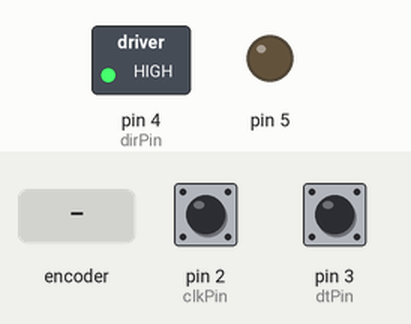
Bench run of a sketch on a simulated Arduino Uno, built with avr-gcc and run on an emulated ATmega328P. Parts: switched loads named in the sketch (green lamp = pin HIGH), output pins drawn as LEDs (lit = HIGH). The inputs (shaded band) are chosen by the test bench; at power-on: pin 2 (clkPin) HIGH, pin 3 (dtPin) HIGH. What the sketch prints to the serial monitor is not drawn.

Above: at 1.2 s.
1.3 s: rotary encoder on pin 2 (clkPin) / pin 3 (dtPin) turned 1 step (first pin leading)
Timing chart, 0 to 4.3 s (numbered marks = the images above; inputs shaded):
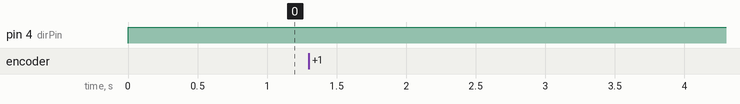

Measured:
- after the input at 1.3 s, every drawn part: stays the same

The sketch:

MD10C_R3_Code.ino
```cpp
/**
 * CONFIG 2: 1-DOF Haptic Virtual Wall - Cytron MD10C R3 Stable Edition
 * High-Frequency 20kHz Actuation using Standard Framework Core API
 * Target Pins: PWM = Pin 5 (PwmOut API), DIR = Pin 4 (digitalWrite)
 */

#include "pwm.h"

const int COUNTS_PER_REV = 1600;

const int clkPin = 2;
const int dtPin = 3;
const int dirPin = 4;

volatile long encoderPos = 0;
volatile int lastEncoded = 0;

unsigned long lastTimeMicros = 0;
long lastRawPosition = 0;
const unsigned long SAMPLE_INTERVAL_MICROS = 1000;
int telemetryCounter = 0;

// 2nd-Order Butterworth Filter
const float b0 = 0.067455, b1 = 0.134911, b2 = 0.067455;
const float a1 = -1.142981, a2 = 0.412802;
float x_hist[2] = {0.0, 0.0}, y_hist[2] = {0.0, 0.0};

// Haptic Setup
const long WALL_POSITION_COUNTS = 400;
const float K_STIFFNESS = 5.0f; // Lowered to protect hardware from shocks
const float B_DAMPING = 0.25f;
const int MAX_PWM_OUTPUT = 255;
const bool INVERT_MOTOR_DIRECTION = true;

PwmOut pwm_pin5(5);

void setup() {
  pinMode(dirPin, OUTPUT);
  digitalWrite(dirPin, LOW);

  pinMode(clkPin, INPUT_PULLUP);
  pinMode(dtPin, INPUT_PULLUP);

  // Initialize Renesas GPT to 20,000 Hz
  pwm_pin5.begin(20000.0f, 0.0f);
  pwm_pin5.pulse_perc(0.0f);

  int MSB = digitalRead(clkPin);
  int LSB = digitalRead(dtPin);
  lastEncoded = (MSB << 1) | LSB;

  attachInterrupt(digitalPinToInterrupt(clkPin), updateEncoderStandard, CHANGE);
  attachInterrupt(digitalPinToInterrupt(dtPin), updateEncoderStandard, CHANGE);

  Serial.begin(115200);
  lastTimeMicros = micros();
}

void loop() {
  unsigned long currentTimeMicros = micros();
  if (currentTimeMicros - lastTimeMicros >= SAMPLE_INTERVAL_MICROS) {
    long currentRawPos;
    noInterrupts();
    currentRawPos = encoderPos;
    interrupts();

    float dt = 0.001f;
    long deltaCounts = currentRawPos - lastRawPosition;
    float rawVelocityCounts = (float)deltaCounts / dt;

    float filteredVelocityCounts = (b0 * rawVelocityCounts) + (b1 * x_hist[0]) + (b2 * x_hist[1])
                                 - (a1 * y_hist[0]) - (a2 * y_hist[1]);
    x_hist[1] = x_hist[0]; x_hist[0] = rawVelocityCounts;
    y_hist[1] = y_hist[0]; y_hist[0] = filteredVelocityCounts;

    float wallForce = 0.0f;
    if (currentRawPos > WALL_POSITION_COUNTS) {
      long penetrationDepthCounts = currentRawPos - WALL_POSITION_COUNTS;
      float springForce = K_STIFFNESS * (float)penetrationDepthCounts;
      float dampingForce = B_DAMPING * filteredVelocityCounts;
      wallForce = -(springForce + dampingForce);
      if (wallForce > 0.0f) wallForce = 0.0f;
    }

    actuateCytronStable(wallForce);

    telemetryCounter++;
    if (telemetryCounter >= 25) {
      int activePwm = abs((int)wallForce);
      if (activePwm > MAX_PWM_OUTPUT) activePwm = MAX_PWM_OUTPUT;
      Serial.print("CountPos:");   Serial.print(currentRawPos);
      Serial.print(",ForceCmd:");  Serial.print(wallForce, 1);
      Serial.print(",PWM_Out:");   Serial.println(activePwm);
      telemetryCounter = 0;
    }
    lastRawPosition = currentRawPos;
    lastTimeMicros = currentTimeMicros;
  }
}

void actuateCytronStable(float forceCommand) {
  int pwmValue = abs((int)forceCommand);
  if (pwmValue > MAX_PWM_OUTPUT) pwmValue = MAX_PWM_OUTPUT;

  float dutyPercentage = (float)pwmValue * (100.0f / 255.0f);
  bool directionState = (forceCommand > 0);
  if (INVERT_MOTOR_DIRECTION) directionState = !directionState;

  digitalWrite(dirPin, directionState ? HIGH : LOW);
  pwm_pin5.pulse_perc(dutyPercentage);
}

void updateEncoderStandard() {
  int MSB = digitalRead(clkPin);
  int LSB = digitalRead(dtPin);
  int encoded = (MSB << 1) | LSB;
  int sum = (lastEncoded << 2) | encoded;
  if(sum == 0b0010 || sum == 0b1011 || sum == 0b1101 || sum == 0b0100) encoderPos++;
  if(sum == 0b0001 || sum == 0b0111 || sum == 0b1110 || sum == 0b1000) encoderPos--;
  lastEncoded = encoded;
}
```
